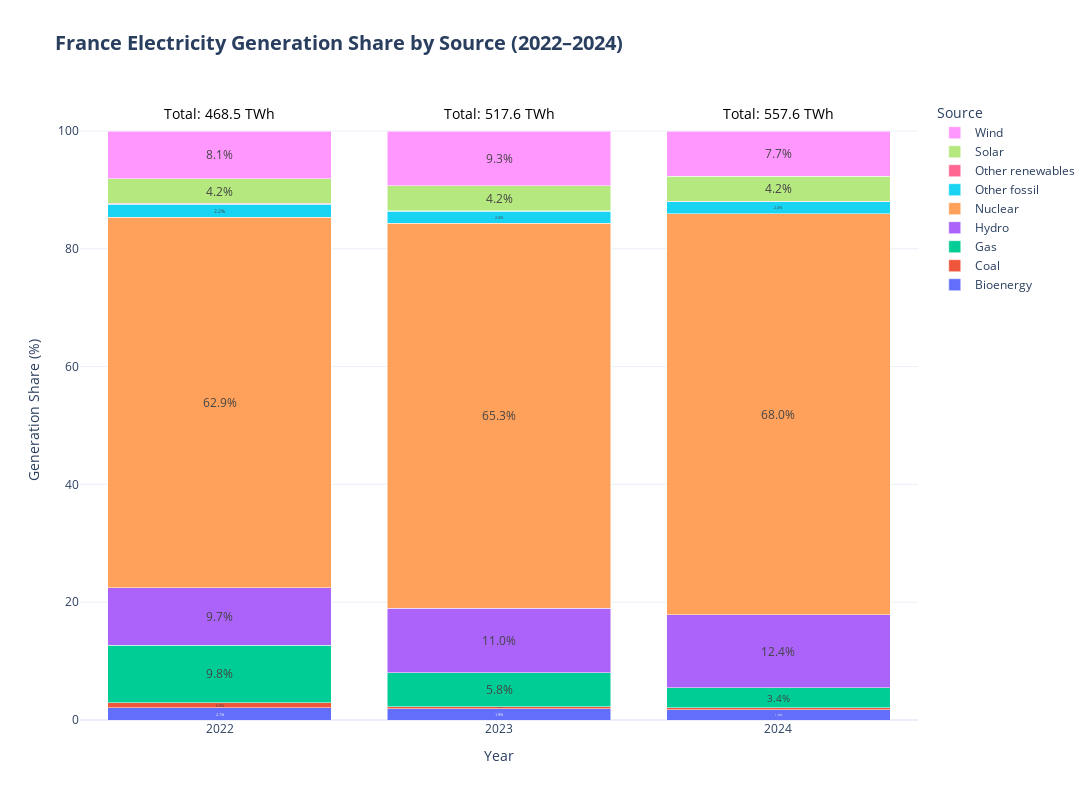

Notebook code for this chart:
### Markdown cell above
## Plot 3 - Bar plot of electricity generation share by source for france from 2022 to 2024

### Code cell
plot_electricity_gen_share(df, "France", save_as_html=True)

### Figure 1 — Plotly figure (JSON) as saved in the notebook; plotly's stock layout.template omitted (floating-point values rounded to 4 significant figures)
{"data": [{"insidetextanchor": "middle", "name": "Bioenergy", "text": ["2.1%", "1.9%", "1.8%"], "textposition": "inside", "type": "bar", "x": [2022, 2023, 2024], "y": [2.06, 1.91, 1.75]}, {"insidetextanchor": "middle", "name": "Coal", "text": ["0.9%", "0.4%", "0.3%"], "textposition": "inside", "type": "bar", "x": [2022, 2023, 2024], "y": [0.89, 0.38, 0.3]}, {"insidetextanchor": "middle", "name": "Gas", "text": ["9.8%", "5.8%", "3.4%"], "textposition": "inside", "type": "bar", "x": [2022, 2023, 2024], "y": [9.76, 5.77, 3.42]}, {"insidetextanchor": "middle", "name": "Hydro", "text": ["9.7%", "11.0%", "12.4%"], "textposition": "inside", "type": "bar", "x": [2022, 2023, 2024], "y": [9.72, 10.95, 12.43]}, {"insidetextanchor": "middle", "name": "Nuclear", "text": ["62.9%", "65.3%", "68.0%"], "textposition": "inside", "type": "bar", "x": [2022, 2023, 2024], "y": [62.91, 65.34, 68.04]}, {"insidetextanchor": "middle", "name": "Other fossil", "text": ["2.2%", "2.0%", "2.0%"], "textposition": "inside", "type": "bar", "x": [2022, 2023, 2024], "y": [2.23, 2.04, 2.02]}, {"insidetextanchor": "middle", "name": "Other renewables", "text": ["0.1%", "0.1%", "0.1%"], "textposition": "inside", "type": "bar", "x": [2022, 2023, 2024], "y": [0.13, 0.11, 0.1]}, {"insidetextanchor": "middle", "name": "Solar", "text": ["4.2%", "4.2%", "4.2%"], "textposition": "inside", "type": "bar", "x": [2022, 2023, 2024], "y": [4.19, 4.22, 4.22]}, {"insidetextanchor": "middle", "name": "Wind", "text": ["8.1%", "9.3%", "7.7%"], "textposition": "inside", "type": "bar", "x": [2022, 2023, 2024], "y": [8.11, 9.28, 7.71]}], "layout": {"annotations": [{"align": "center", "font": {"color": "black", "size": 14}, "showarrow": false, "text": "Total: 468.5 TWh", "x": 2022, "y": 103.0}, {"align": "center", "font": {"color": "black", "size": 14}, "showarrow": false, "text": "Total: 517.6 TWh", "x": 2023, "y": 103}, {"align": "center", "font": {"color": "black", "size": 14}, "showarrow": false, "text": "Total: 557.6 TWh", "x": 2024, "y": 103.0}], "barmode": "stack", "height": 800, "legend": {"title": {"text": "Source"}}, "title": {"font": {"size": 20}, "text": "<b>France Electricity Generation Share by Source (2022–2024)</b>"}, "width": 1200, "xaxis": {"tickmode": "array", "ticktext": ["2022", "2023", "2024"], "tickvals": [2022, 2023, 2024], "title": {"text": "Year"}}, "yaxis": {"title": {"text": "Generation Share (%)"}}}}
